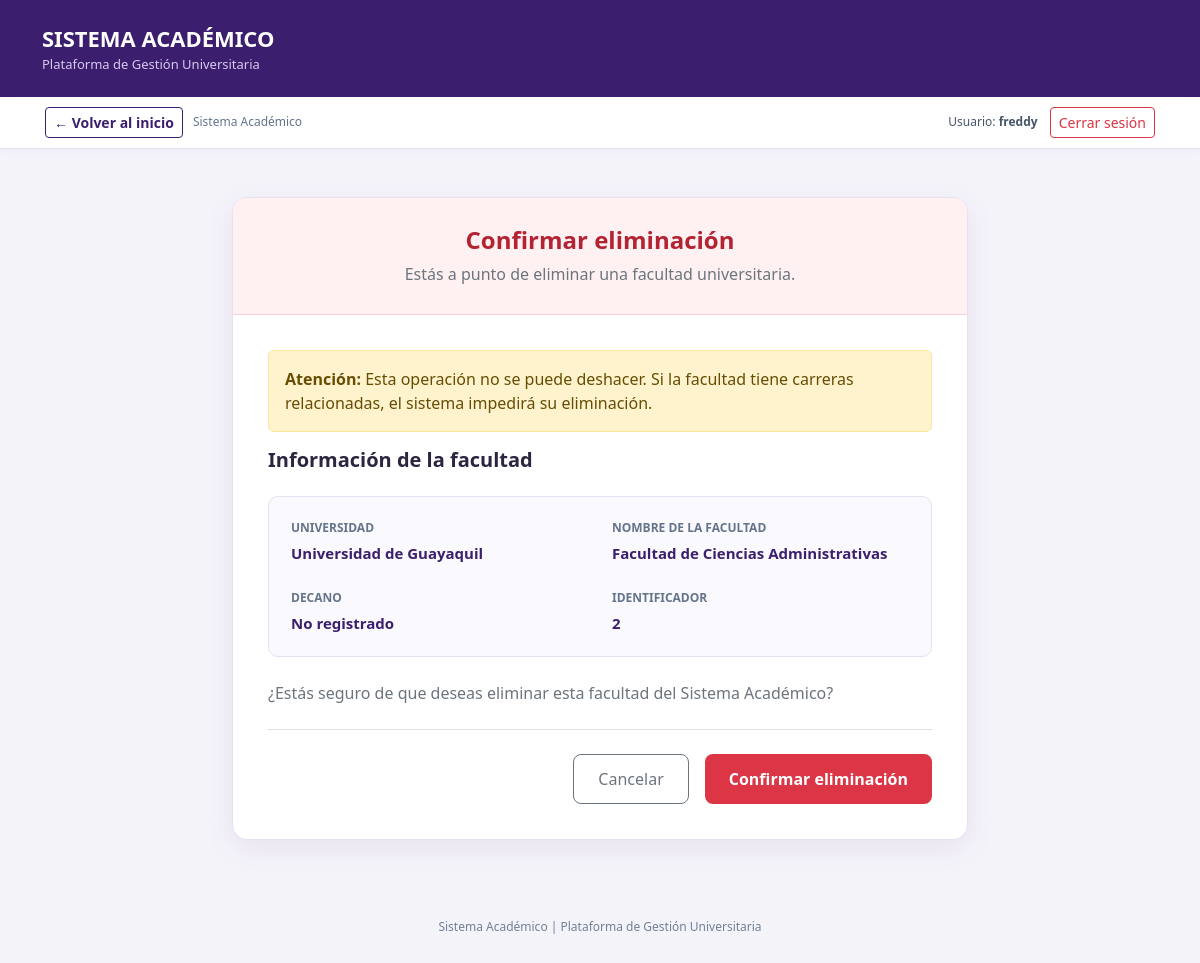
/academico/facultades/2/eliminar/ (signed in), run on the app's committed database.
### academico/models.py (models this page shows, shortened)
class Facultad(ModeloBase):
    universidad = models.ForeignKey(
        Universidad,
        on_delete=models.PROTECT,
        related_name="facultades"
    )
    nombre = models.CharField(max_length=150)
    decano = models.CharField(max_length=150, blank=True)
    class Meta:
        verbose_name = "Facultad"
        verbose_name_plural = "Facultades"
        ordering = ["nombre"]
        constraints = [
            models.UniqueConstraint(
                fields=["universidad", "nombre"],
                name="facultad_unica_por_universidad"
            ),
        ]

class Universidad(ModeloBase):
    nombre = models.CharField(max_length=150, unique=True)
    siglas = models.CharField(max_length=20)
    ciudad = models.CharField(max_length=80)
    logo = models.ImageField(
        upload_to="universidades/",
        blank=True
    )
    class Meta:
        verbose_name = "Universidad"
        verbose_name_plural = "Universidades"
        ordering = ["nombre"]

### academico/views.py (the view, shortened to what this page needs)
class FacultadDeleteView(
    LoginRequiredMixin,
    DeleteView
):
    model = Facultad
    template_name = "academico/facultad_confirmar_eliminar.html"
    success_url = reverse_lazy("academico:facultad_lista")
    login_url = "login"

### academico/templates/academico/facultad_confirmar_eliminar.html (shortened to what this page needs)
<!DOCTYPE html>
<html lang="es">
<head>
    <link
        href="https://cdn.jsdelivr.net/npm/bootstrap@5.3.3/dist/css/bootstrap.min.css"
        rel="stylesheet"
    >
</head>
<body>
    <header class="barra-superior">
        <div class="container">
            <div class="marca">
                SISTEMA ACADÉMICO
            </div>
            <div class="subtitulo">
                Plataforma de Gestión Universitaria
            </div>
        </div>
    </header>
    {% include "core/_navegacion.html" %}
    <main class="container py-5">
        <div class="row justify-content-center">
            <div class="col-lg-8">
                <div class="tarjeta">
                    <div class="encabezado-alerta">
                        <h2 class="titulo-alerta">
                            Confirmar eliminación
                        </h2>
                        <p class="text-secondary mb-0">
                            Estás a punto de eliminar
                            una facultad universitaria.
                        </p>
                    </div>
                    <div class="cuerpo">
                        <div class="alert alert-warning">
                            <strong>Atención:</strong>
                            Esta operación no se puede deshacer.
                            Si la facultad tiene carreras
                            relacionadas, el sistema impedirá
                            su eliminación.
                        </div>
                        <h5 class="fw-bold mb-4">
                            Información de la facultad
                        </h5>
                        <div class="info-facultad mb-4">
                            <div class="row g-4">
                                <div class="col-md-6">
                                    <div class="etiqueta">
                                        UNIVERSIDAD
                                    </div>
                                    <div class="valor">
                                        {{ object.universidad.nombre }}
                                    </div>
                                </div>
                                <div class="col-md-6">
                                    <div class="etiqueta">
                                        NOMBRE DE LA FACULTAD
                                    </div>
                                    <div class="valor">
                                        {{ object.nombre }}
                                    </div>
                                </div>
                                <div class="col-md-6">
                                    <div class="etiqueta">
                                        DECANO
                                    </div>
                                    <div class="valor">
                                        {{ object.decano|default:"No registrado" }}
                                    </div>
                                </div>
                                <div class="col-md-6">
                                    <div class="etiqueta">
                                        IDENTIFICADOR
                                    </div>
                                    <div class="valor">
                                        {{ object.pk }}
                                    </div>
                                </div>
                            </div>
                        </div>
                        <p class="text-secondary">
                            ¿Estás seguro de que deseas eliminar
                            esta facultad del Sistema Académico?
                        </p>
                        <form method="post">
                            <div class="d-flex flex-wrap gap-3 justify-content-end border-top pt-4 mt-4">
                                <a
                                    href="{% url 'academico:facultad_lista' %}"
                                    class="btn btn-outline-secondary btn-cancelar"
                                >
                                    Cancelar
                                </a>
                                <button
                                    type="submit"
                                    class="btn btn-eliminar"
                                >
                                    Confirmar eliminación
                                </button>
                            </div>
                        </form>
                    </div>
                </div>
            </div>
        </div>
    </main>
    <footer class="pie-sistema">
        Sistema Académico |
        Plataforma de Gestión Universitaria
    </footer>
</body>
</html>

### core/templates/core/_navegacion.html (shortened to what this page needs)
<nav aria-label="Navegación del sistema" style="background:#fff;border-bottom:1px solid #e6e1f0;box-shadow:0 2px 8px rgba(59,31,110,.04)">
  <div style="max-width:1140px;margin:0 auto;padding:10px 15px;display:flex;align-items:center;justify-content:space-between;gap:12px;flex-wrap:wrap">
    <div style="display:flex;align-items:center;gap:10px;flex-wrap:wrap">
      {% if request.path != '/' %}
      <a href="{% url 'inicio' %}" class="btn btn-outline-primary btn-sm" style="border-color:#3b1f6e;color:#3b1f6e;font-weight:600">
        &larr; Volver al inicio
      </a>
      {% else %}
      <span style="font-weight:700;color:#3b1f6e;font-size:14px">Panel principal</span>
      {% endif %}
      <span style="font-size:12px;color:#64748b">Sistema Académico</span>
    </div>
    <div style="display:flex;align-items:center;gap:12px;flex-wrap:wrap">
      <span style="font-size:12px;color:#475569">Usuario: <strong>{{ request.user.get_username }}</strong></span>
      <form action="{% url 'logout' %}" method="post" style="margin:0">
        <button type="submit" class="btn btn-outline-danger btn-sm" aria-label="Cerrar sesión del sistema">Cerrar sesión</button>
      </form>
    </div>
  </div>
</nav>

### academico/templates/academico/facultad_confirmar_eliminar.html (style rules this page uses)
body { background: #f5f3fa; font-family: 'Segoe UI', Arial, sans-serif; color: #2d2440; }
.barra-superior { background: #3b1f6e; padding: 22px 0; color: white; }
.marca { font-size: 22px; font-weight: 700; }
.subtitulo { color: #d6c9ee; font-size: 13px; }
.tarjeta { background: white; border: 1px solid #e6e1f0; border-radius: 15px; box-shadow: 0 8px 30px rgba(45,25,85,.08); overflow: hidden; }
.encabezado-alerta { background: #fff1f2; border-bottom: 1px solid #fecdd3; text-align: center; padding: 28px; }
.titulo-alerta { color: #b42332; font-weight: 700; font-size: 24px; }
.cuerpo { padding: 35px; }
.info-facultad { background: #faf9fd; border: 1px solid #e6e1f0; border-radius: 10px; padding: 22px; }
.etiqueta { color: #64748b; font-size: 12px; font-weight: 600; margin-bottom: 5px; }
.valor { color: #3b1f6e; font-size: 15px; font-weight: 600; }
.btn-eliminar { background: #dc3545; color: white; border: none; padding: 12px 24px; border-radius: 8px; font-weight: 600; }
.btn-cancelar { padding: 12px 24px; border-radius: 8px; }
.pie-sistema { text-align: center; color: #718096; font-size: 12px; padding: 30px; }

### data on the page
Facultad: universidad.nombre "Universidad de Guayaquil", nombre "Facultad de Ciencias Administrativas", decano "No registrado", pk "2"

### other printed values
{{ request.user.get_username }} "freddy"
